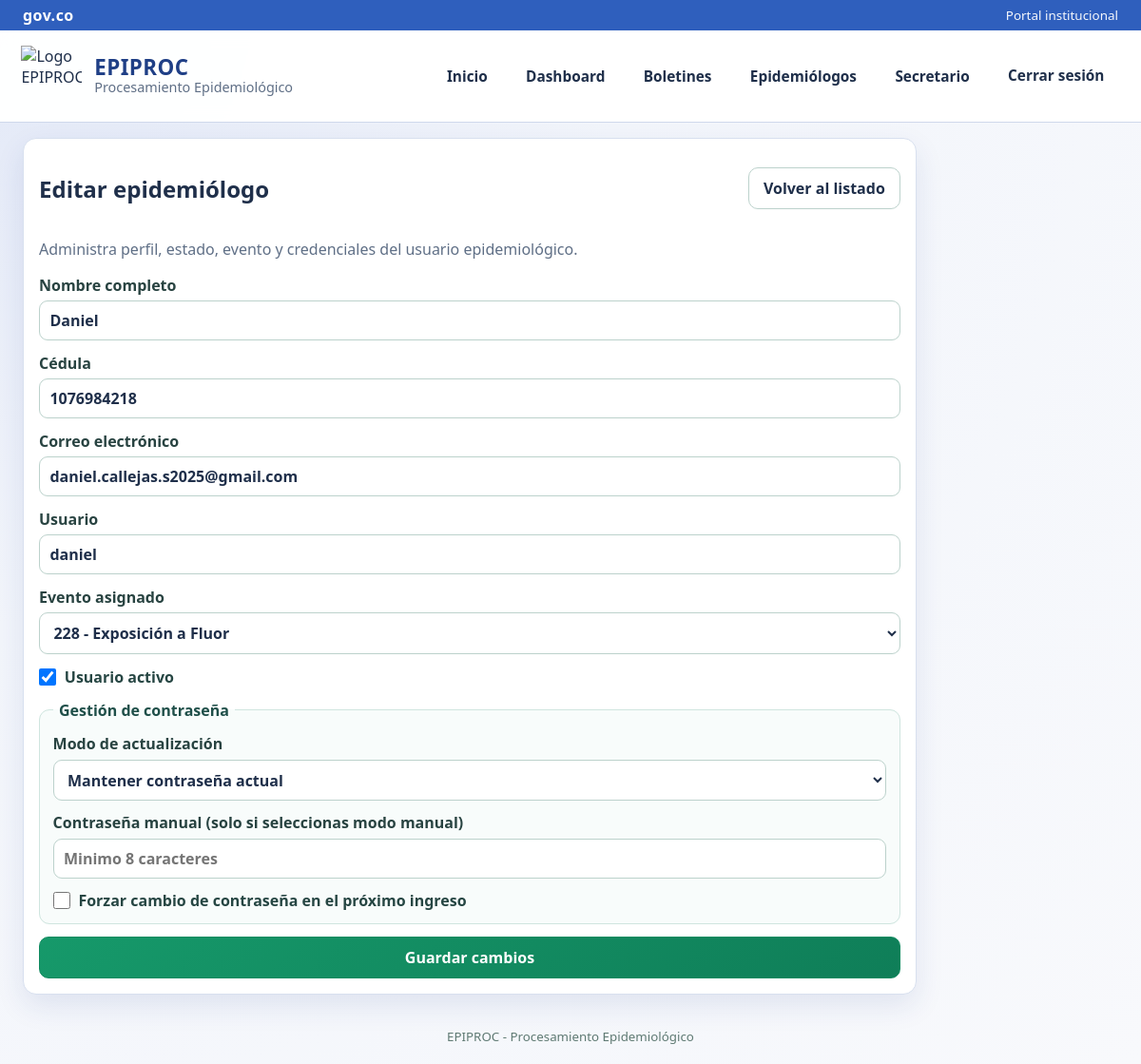
/admin/epidemiologos/2/editar (signed in), run on an earlier commit of the app's database.
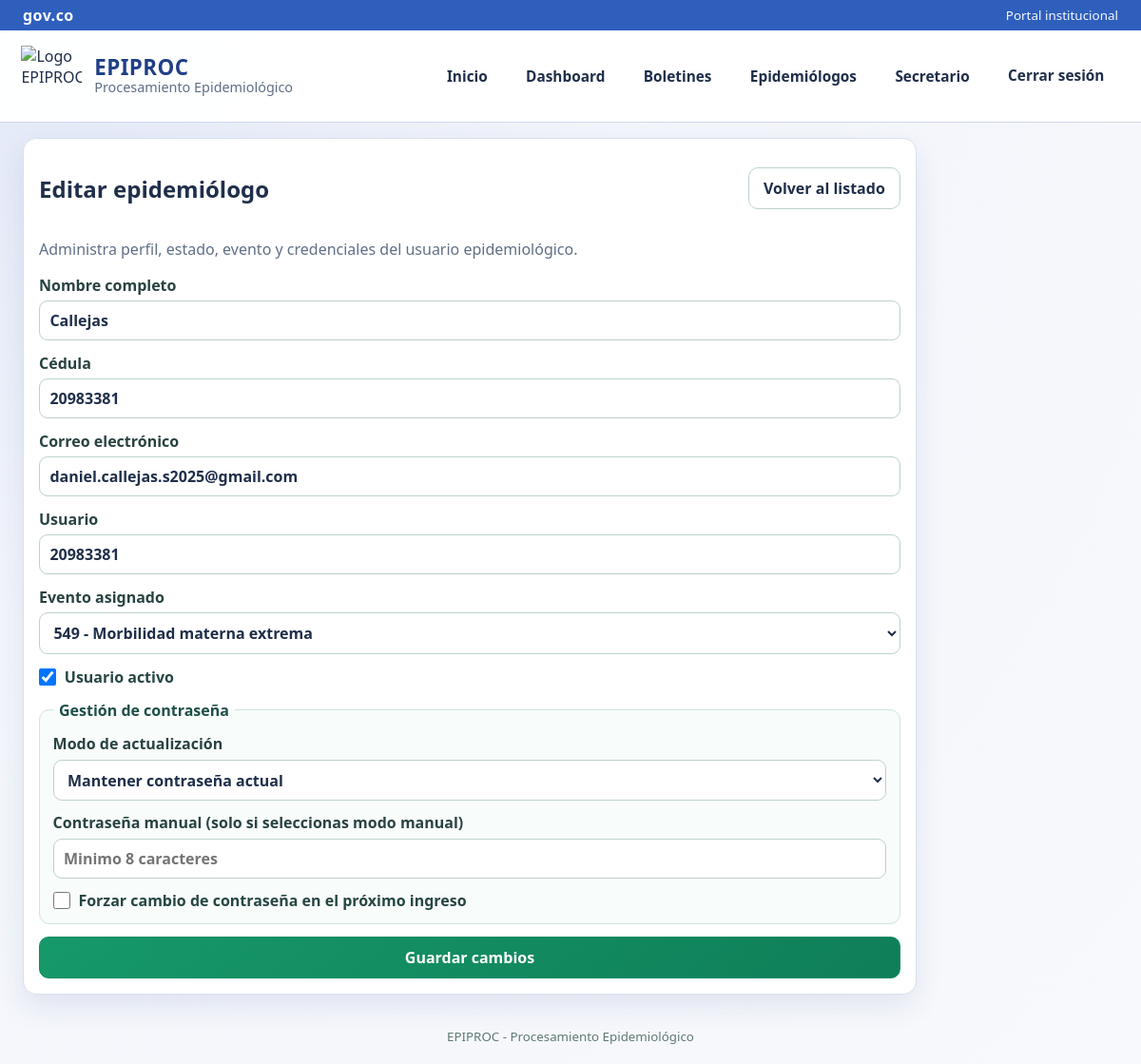
And on a later commit of the database.
### epiproc_web/models.py (models this page shows, shortened)
class User(db.Model):
    __tablename__ = "users"
    id = db.Column(db.Integer, primary_key=True)
    username = db.Column(db.String(80), unique=True, nullable=False)
    password_hash = db.Column(db.String(255), nullable=False)
    password_visible = db.Column(db.String(255), nullable=True)
    role = db.Column(db.String(30), nullable=False, index=True)
    full_name = db.Column(db.String(150), nullable=False)
    cedula = db.Column(db.String(30), unique=True, nullable=False)
    email = db.Column(db.String(150), unique=True, nullable=False)
    assigned_event_code = db.Column(db.Integer, db.ForeignKey("events.code"), nullable=True)
    must_change_password = db.Column(db.Boolean, default=False, nullable=False)
    is_active = db.Column(db.Boolean, default=True, nullable=False)
    credentials_updated_at = db.Column(db.DateTime, nullable=True)
    created_at = db.Column(db.DateTime, default=datetime.utcnow, nullable=False)
    updated_at = db.Column(db.DateTime, default=datetime.utcnow, onupdate=datetime.utcnow, nullable=False)
    bulletins = db.relationship("Bulletin", back_populates="author", lazy=True)

class Event(db.Model):
    __tablename__ = "events"
    code = db.Column(db.Integer, primary_key=True)
    name = db.Column(db.String(200), nullable=False)
    active = db.Column(db.Boolean, default=True, nullable=False)
    users = db.relationship("User", backref="assigned_event", lazy=True)
    bulletins = db.relationship("Bulletin", back_populates="event", lazy=True)

### epiproc_web/app.py (the view, shortened to what this page needs)
    @app.route("/admin/epidemiologos/<int:user_id>/editar", methods=["GET", "POST"])
    @role_required(UserRole.SECRETARIO)
    def admin_epi_edit(user_id: int):
        user = User.query.get_or_404(user_id)
        if user.role != UserRole.EPIDEMIOLOGO:
            abort(400)
        eventos = Event.query.filter_by(active=True).order_by(Event.code.asc()).all()
        return render_template("admin_epi_form.html", eventos=eventos, user_obj=user, mode="edit")

### epiproc_web/app.py (called while the page is built)
def current_user() -> Optional[User]:
    uid = session.get("user_id")
    if not uid:
        return None
    return User.query.get(uid)

def login_required(view):
    @wraps(view)
    def wrapped(*args, **kwargs):
        user = current_user()
        if not user:
            flash("Debes iniciar sesión para continuar.", "error")
            return redirect(url_for("login", next=request.path))
        if not user.is_active:
            session.clear()
            flash("Tu usuario está inactivo. Contacta al Secretario de Salud.", "error")
            return redirect(url_for("login"))
        return view(*args, **kwargs)
    return wrapped

def role_required(*roles: str):
    def decorator(view):
        @wraps(view)
        @login_required
        def wrapped(*args, **kwargs):
            user = current_user()
            if not user or user.role not in roles:
                abort(403)
            return view(*args, **kwargs)
        return wrapped
    return decorator

### epiproc_web/templates/admin_epi_form.html (shortened to what this page needs)
{% extends 'base.html' %}
{% block content %}
<section class="card form-card secretary-form-card">
    <div class="secretary-form-head">
        <h2>{{ 'Editar epidemiólogo' if mode == 'edit' else 'Crear epidemiólogo' }}</h2>
        <a class="btn" href="{{ url_for('admin_epi_list') }}">Volver al listado</a>
    </div>
    {% if mode == 'edit' %}
        <p class="muted">Administra perfil, estado, evento y credenciales del usuario epidemiológico.</p>
    {% else %}
        <p class="muted">Se generará usuario automático y contraseña temporal totalmente aleatoria, visible al finalizar el registro.</p>
    {% endif %}
    <form
        method="post"
        class="form-grid"
        id="epidemiologoForm"
        data-mode="{{ mode }}"
        novalidate
    >
        <label>Nombre completo
            <input
                type="text"
                name="full_name"
                id="epi-nombre"
                required
                minlength="6"
                maxlength="150"
                value="{{ user_obj.full_name if user_obj else '' }}"
            >
        </label>
        <label>Cédula
            <input
                type="text"
                name="cedula"
                id="epi-cedula"
                required
                pattern="[0-9]{6,20}"
                value="{{ user_obj.cedula if user_obj else '' }}"
            >
        </label>
        <label>Correo electrónico
            <input
                type="email"
                name="email"
                id="epi-correo"
                required
                maxlength="180"
                value="{{ user_obj.email if user_obj else '' }}"
            >
        </label>
        {% if mode == 'edit' %}
            <label>Usuario
                <input type="text" name="username" required minlength="4" maxlength="80" value="{{ user_obj.username if user_obj else '' }}">
            </label>
        {% endif %}
        <label>Evento asignado
            <select
                name="assigned_event"
                id="epi-evento"
            >
                {% for e in eventos %}
                    <option value="{{ e.code }}" {% if user_obj and user_obj.assigned_event_code == e.code %}selected{% endif %}>{{ e.code }} - {{ e.name }}</option>
                {% endfor %}
            </select>
        </label>
        {% if mode == 'edit' %}
            <label class="checkline">
                <input type="checkbox" name="is_active" {% if user_obj and user_obj.is_active %}checked{% endif %}>
                <span>Usuario activo</span>
            </label>
            <fieldset class="admin-cred-fieldset">
                <legend>Gestión de contraseña</legend>
                <label>Modo de actualización
                    <select name="password_mode">
                        <option value="keep">Mantener contraseña actual</option>
                    </select>
                </label>
                <label>Contraseña manual (solo si seleccionas modo manual)
                    <input type="text" name="manual_password" minlength="8" maxlength="120" placeholder="Minimo 8 caracteres">
                </label>
                <label class="checkline">
                    <input type="checkbox" name="must_change_password">
                    <span>Forzar cambio de contraseña en el próximo ingreso</span>
                </label>
            </fieldset>
        {% endif %}
        <button class="btn btn-primary" type="submit" id="epi-submit-btn">{{ 'Guardar cambios' if mode == 'edit' else 'Crear usuario' }}</button>
    </form>
</section>
{% endblock %}

What changed in the data, as far as the page shows it:
changed User "daniel.callejas.s2025@gmail.com": full_name "Daniel" → "Callejas"; cedula "1076984218" → "20983381"; username "daniel" → "20983381"; assigned_event "228 - Exposición a Fluor" → "549 - Morbilidad materna extrema"
